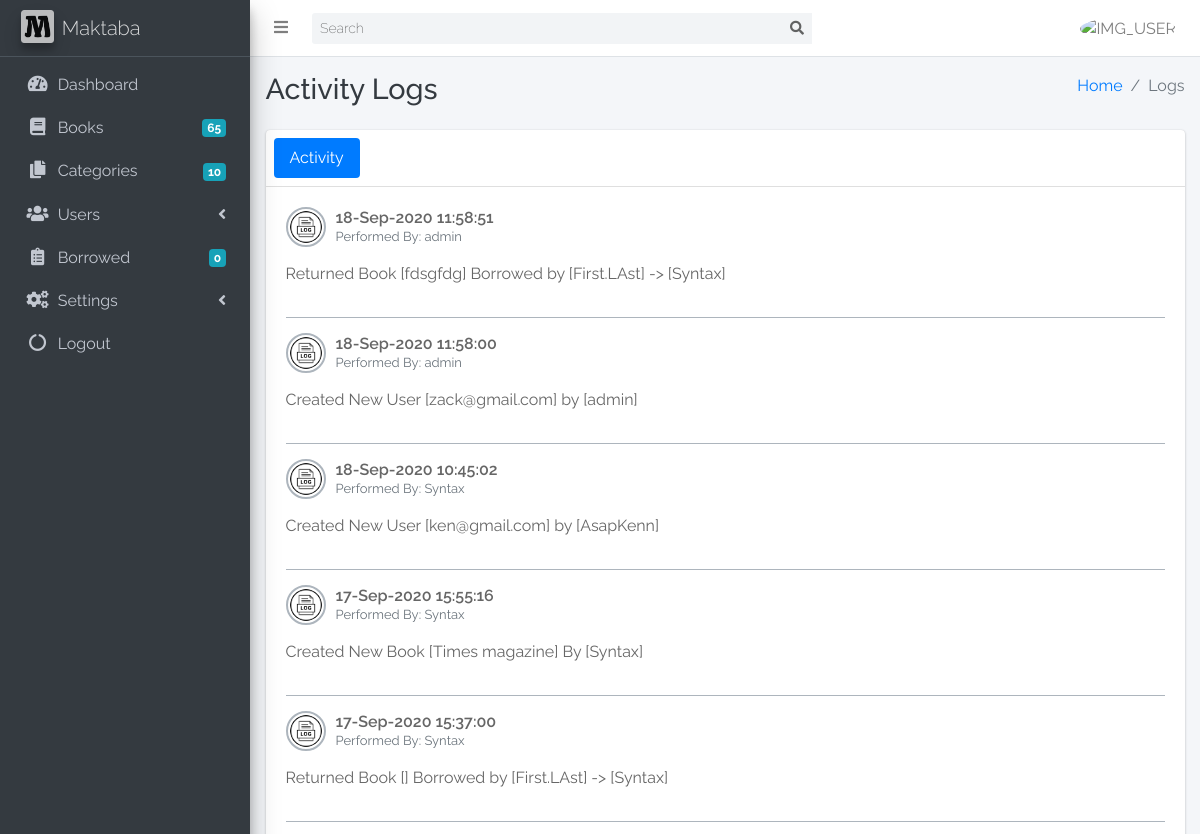
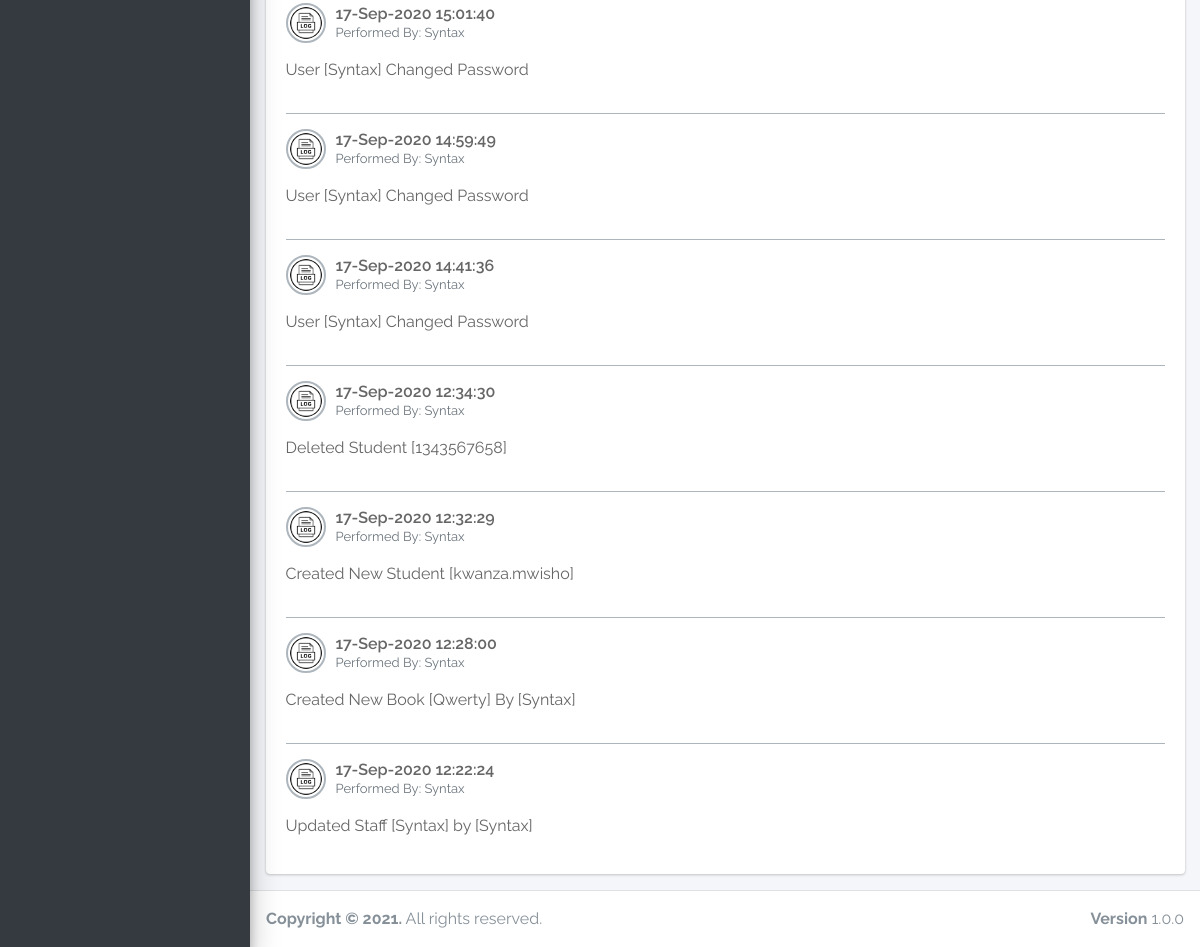
The page /logs.php on the database its author committed (2 pictures, top to bottom).
### tables this page shows
CREATE TABLE `l_activity_logs` (
  `id` int(11) NOT NULL,
  `activity` varchar(200) DEFAULT NULL,
  `user_id` int(11) DEFAULT NULL,
  `date_created` datetime DEFAULT NULL
);

CREATE TABLE `l_staff` (
  `id` int(11) NOT NULL,
  `f_name` varchar(100) DEFAULT NULL,
  `l_name` varchar(100) DEFAULT NULL,
  `email` varchar(100) DEFAULT NULL,
  `phone` varchar(100) DEFAULT NULL,
  `id_no` varchar(100) DEFAULT NULL,
  `username` varchar(100) DEFAULT NULL,
  `pass` varchar(100) DEFAULT NULL,
  `user_group` varchar(100) DEFAULT NULL,
  `status` varchar(100) DEFAULT NULL,
  `avatar` varchar(100) DEFAULT NULL,
  `added_by` varchar(100) DEFAULT NULL,
  `added_date` timestamp NOT NULL DEFAULT current_timestamp() ON UPDATE current_timestamp()
);

### includes/data.php (called while the page is built, shortened)
<?php
    function getTableOrdered($table, $conditions, $orderby, $direction='ASC', $limit, $cols='*'){
        global $con;
        $q = "SELECT $cols FROM $table WHERE $conditions ORDER BY $orderby $direction LIMIT $limit";
        $r = mysqli_query($con, $q);
        return $r;
    }
    function getValue($table,$conditions, $col){
        global $con;
        $q = "SELECT $col FROM $table WHERE $conditions";
        $r = mysqli_fetch_assoc(mysqli_query($con,$q));
        return $r[$col];
    }

### logs.php (the view, shortened to what this page needs)
<?php include 'controllers/base/head.php'; ?>
<body class="hold-transition sidebar-mini layout-fixed layout-navbar-fixed layout-footer-fixed">
<div class="wrapper">
    <?php include 'controllers/nav/nav.php'; ?>
    <?php include 'controllers/nav/side.nav.php'; ?>
    <div class="content-wrapper">
        <div class="content-header">
            <div class="container-fluid">
                <div class="row mb-2">
                    <div class="col-sm-6">
                        <h1 class="m-0 text-dark">Activity Logs</h1>
                    </div>
                    <div class="col-sm-6">
                        <ol class="breadcrumb float-sm-right">
                            <li class="breadcrumb-item"><a href="home?a=d">Home</a></li>
                            <li class="breadcrumb-item active">Logs</li>
                        </ol>
                    </div>
                </div>
            </div>
        </div>
        <section class="content">
            <div class="container-fluid">
                <div class="row">
                    <div class="col-md-12">
                        <div class="card">
                            <div class="card-header p-2">
                                <ul class="nav nav-pills">
                                    <li class="nav-item"><a class="nav-link active" href="#activity" data-toggle="tab">Activity</a></li>
                                </ul>
                            </div>
                            <div class="card-body">
                                <div class="tab-content">
                                    <div class="active tab-pane" id="activity">
                                        <?php
                                        $a = getTableOrdered('l_activity_logs',"id>0",'id','desc',1000);
                                        if(mysqli_num_rows($a)>0){
                                            while($ac = mysqli_fetch_object($a)){ ?>
                                                <div class="post">
                                                    <div class="user-block">
                                                        <img class="img-circle img-bordered-sm" src="assets/img/log-circle.png" alt="user image">
                                                        <span class="username">
                                                                <a><?php echo date("d-M-Y H:i:s", strtotime($ac->date_created)); ?></a>
                                                            </span>
                                                        <span class="description"><?php echo "Performed By: ".getValue("l_staff","id='$ac->user_id'","username"); ?></span>
                                                    </div>
                                                    <p><?php echo $ac->activity; ?></p>
                                                </div>
                                            <?php   }
                                        } ?>
                                    </div>
                                </div>
                            </div>
                        </div>
                    </div>
                </div>
            </div>
        </section>
    </div>
    <?php include 'controllers/base/footer.php'; ?>
</div>
</body>
</html>

### controllers/base/css.php (style rules this page uses)
body { font-family: 'Raleway', sans-serif !important; }

### rows shown on the page
l_activity_logs: date_created "18-Sep-2020 11:58:51", user.username "admin", activity "Returned Book [fdsgfdg] Borrowed by [First.LAst] -> [Syntax]"
l_activity_logs: date_created "18-Sep-2020 11:58:00", user.username "admin", activity "Created New User [zack@gmail.com] by [admin]"
l_activity_logs: date_created "18-Sep-2020 10:45:02", user.username "Syntax", activity "Created New User [ken@gmail.com] by [AsapKenn]"
l_activity_logs: date_created "17-Sep-2020 15:55:16", user.username "Syntax", activity "Created New Book [Times magazine] By [Syntax]"
l_activity_logs: date_created "17-Sep-2020 15:37:00", user.username "Syntax", activity "Returned Book [] Borrowed by [First.LAst] -> [Syntax]"
l_activity_logs: date_created "17-Sep-2020 15:01:40", user.username "Syntax", activity "User [Syntax] Changed Password"
l_activity_logs: date_created "17-Sep-2020 14:59:49", user.username "Syntax", activity "User [Syntax] Changed Password"
l_activity_logs: date_created "17-Sep-2020 14:41:36", user.username "Syntax", activity "User [Syntax] Changed Password"
l_activity_logs: date_created "17-Sep-2020 12:34:30", user.username "Syntax", activity "Deleted Student [1343567658]"
l_activity_logs: date_created "17-Sep-2020 12:32:29", user.username "Syntax", activity "Created New Student [kwanza.mwisho]"
l_activity_logs: date_created "17-Sep-2020 12:28:00", user.username "Syntax", activity "Created New Book [Qwerty] By [Syntax]"
l_activity_logs: date_created "17-Sep-2020 12:22:24", user.username "Syntax", activity "Updated Staff [Syntax] by [Syntax]"

### other values the page prints
getTotal('l_books',"status='1'",'books') "65"
getCount('l_category',"id>0") "10"
getCount('l_borrowed',"borrow_status='1'") "0"
